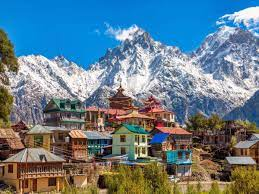
#> input picture download.jfif, 259 x 194 px
$ python image_transformation.py
#> lines starting #> are read from the running program, lines starting #| are printed output that depends on the picture
import cv2 as cv
import numpy as np
img=cv.imread('download.jfif',-1)
#> img is the input picture: shape (194, 259, 3); mean B, G, R 137.3, 124.5, 102
cv.imshow('Image for testing',img)

#translations

def translate(img,x,y):
#> called with x = -40, y = 10
  transNat=np.float32([[1,0,x],[0,1,y]])
  dimensions=(img.shape[1],img.shape[0])
#> dimensions = (259, 194)
  return cv.warpAffine(img,transNat,dimensions)
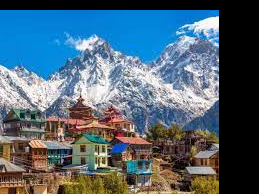
#> returned value: shape (194, 259, 3); mean of channels 0, 1, 2 115.6, 101.5, 80.7; drawn as B, G, R

# -x ---->left
# -y ---->up
# x ---->right
# y ---->down

translated=translate(img,-40,10)
cv.imshow("translated",translated)
    # [9 lines of commented-out code are left out]
def rotate(img,angle,rotPoint=None):
#> called with angle = -45
  (height,width)=img.shape[:2]
#> height = 194; width = 259

  if rotPoint is None:
    rotPoint=(width//2,height//2)
#> rotPoint = (129, 97)

  rotNat=cv.getRotationMatrix2D(rotPoint,angle,1.0)
  dimensions=(width,height)
#> dimensions = (259, 194)

  return cv.warpAffine(img,rotNat,dimensions)
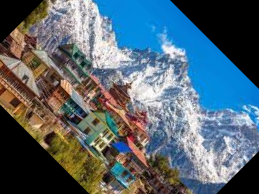
#> returned value: shape (194, 259, 3); mean of channels 0, 1, 2 112.1, 102.1, 86.4; drawn as B, G, R

rotated=rotate(img,-45)
rotated1=rotate(rotated,-45)
#> call 2 of rotate, with angle = -45
#> in rotate (call 2), `return cv.warpAffine(img,rotNat,dimensions)`:
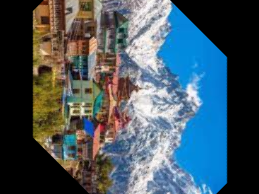
#> returned value: shape (194, 259, 3); mean of channels 0, 1, 2 95.7, 86.2, 70.2; drawn as B, G, R

cv.imshow("rotated",rotated1)

#flip the image
flip=cv.flip(img,0) #0,1,-1 0 is used for vflip image vertically,1-horizotally
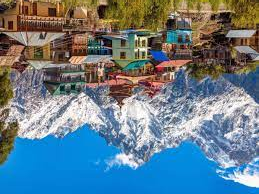
#> flip: shape (194, 259, 3); mean B, G, R 137.3, 124.5, 102
cv.imshow("flipped",flip)
cv.waitKey(0)

$ run again, with dog.jpg saved as download.jfif
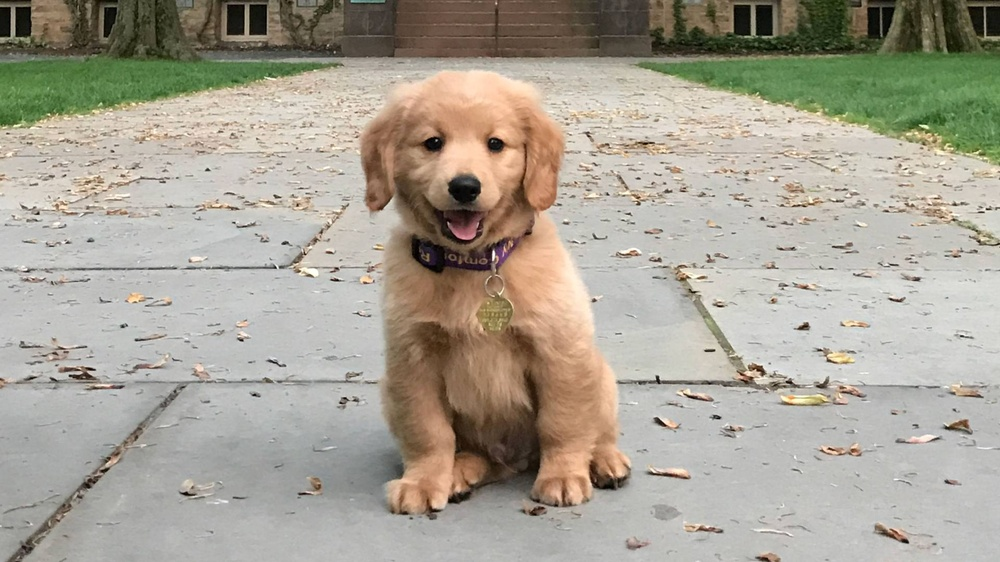
#> input picture dog.jpg, 1000 x 562 px, shrunk from 1920 x 1080 before the run
#> img is the input picture: shape (562, 1000, 3); mean B, G, R 148.8, 162.3, 168.1
#> in rotate (call 2), `return cv.warpAffine(img,rotNat,dimensions)`:
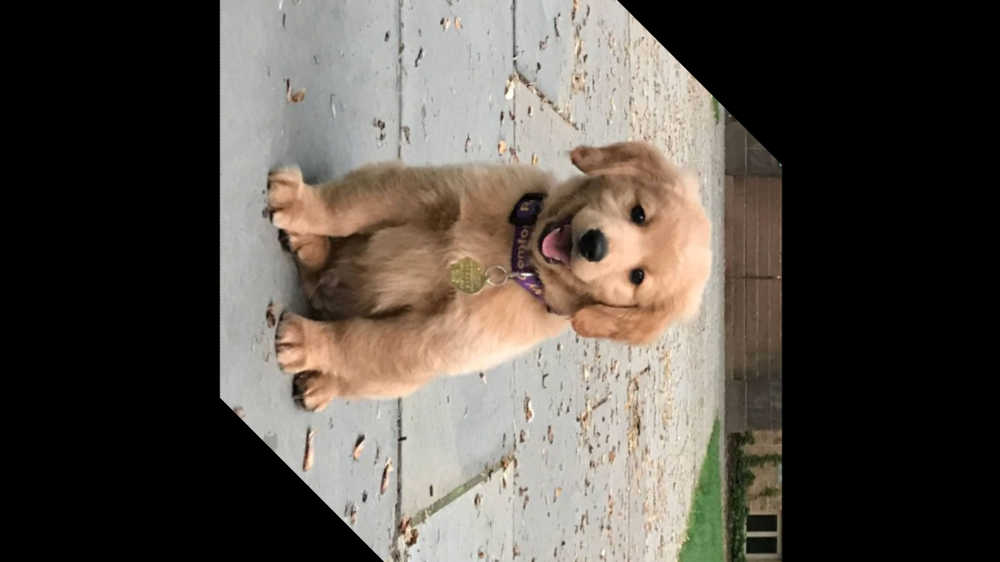
#> returned value: shape (562, 1000, 3); mean of channels 0, 1, 2 73.8, 80.9, 87.5; drawn as B, G, R
#> `flip=cv.flip(img,0)`:
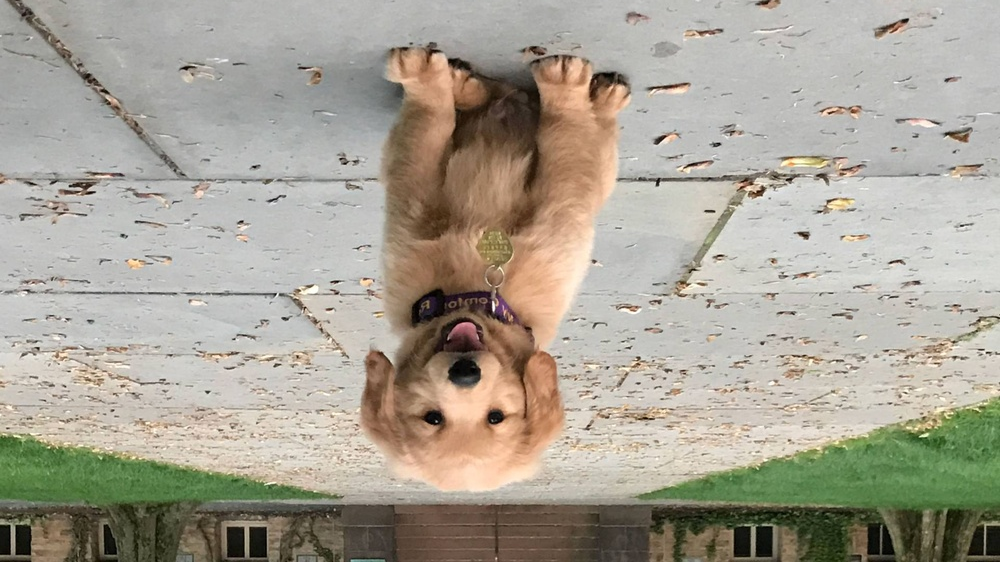
#> flip: shape (562, 1000, 3); mean B, G, R 148.8, 162.3, 168.1
